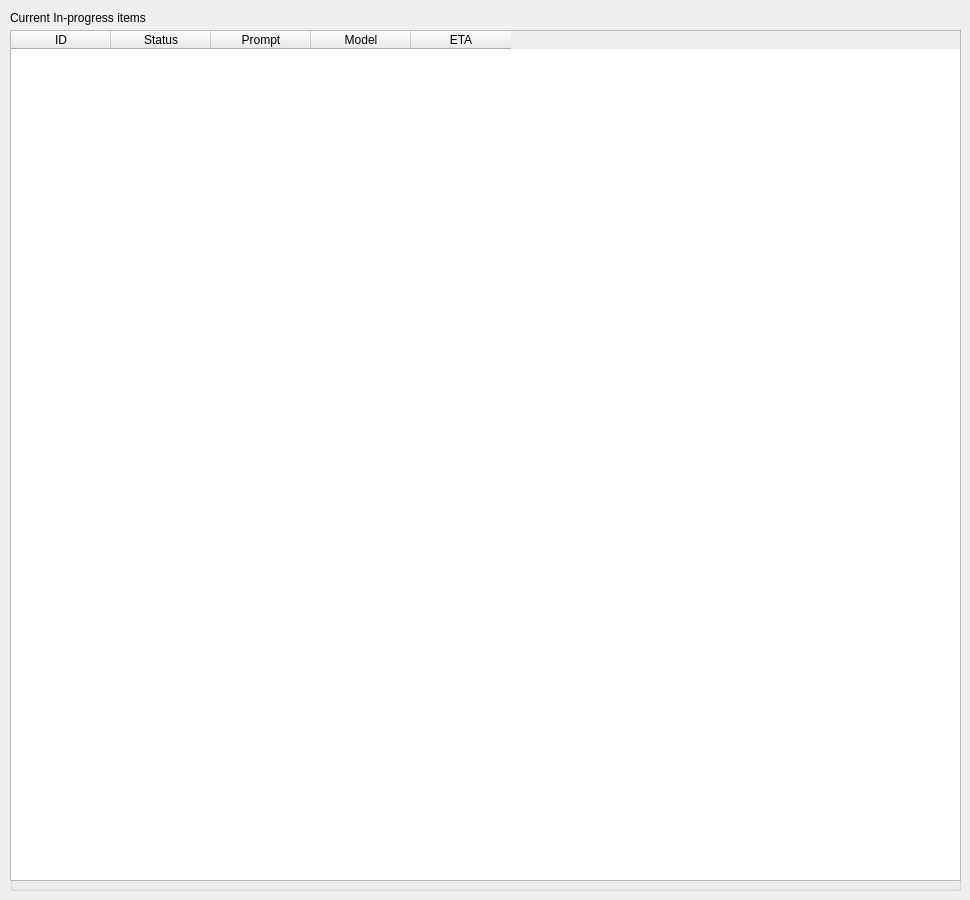
      <widget class="QWidget" name="curr_items_tab">
       <property name="sizePolicy">
        <sizepolicy hsizetype="Expanding" vsizetype="Expanding">
         <horstretch>0</horstretch>
         <verstretch>0</verstretch>
        </sizepolicy>
       </property>
       <attribute name="icon">
        <iconset theme="QIcon::ThemeIcon::DocumentProperties"/>
       </attribute>
       <attribute name="title">
        <string>Current Items</string>
       </attribute>
       <widget class="QGroupBox" name="groupBox_2">
        <property name="geometry">
         <rect>
          <x>10</x>
          <y>30</y>
          <width>951</width>
          <height>861</height>
         </rect>
        </property>
        <property name="sizePolicy">
         <sizepolicy hsizetype="Expanding" vsizetype="Expanding">
          <horstretch>0</horstretch>
          <verstretch>0</verstretch>
         </sizepolicy>
        </property>
        <property name="title">
         <string/>
        </property>
        <widget class="QTableWidget" name="inProgressItemsTable">
         <property name="geometry">
          <rect>
           <x>0</x>
           <y>0</y>
           <width>951</width>
           <height>851</height>
          </rect>
         </property>
         <property name="sizePolicy">
          <sizepolicy hsizetype="MinimumExpanding" vsizetype="Expanding">
           <horstretch>0</horstretch>
           <verstretch>0</verstretch>
          </sizepolicy>
         </property>
         <column>
          <property name="text">
           <string>ID</string>
          </property>
         </column>
         <column>
          <property name="text">
           <string>Status</string>
          </property>
         </column>
         <column>
          <property name="text">
           <string>Prompt</string>
          </property>
         </column>
         <column>
          <property name="text">
           <string>Model</string>
          </property>
         </column>
         <column>
          <property name="text">
           <string>ETA</string>
          </property>
         </column>
        </widget>
       </widget>
       <widget class="QLabel" name="label_4">
        <property name="geometry">
         <rect>
          <x>10</x>
          <y>10</y>
          <width>211</width>
          <height>16</height>
         </rect>
        </property>
        <property name="text">
         <string>Current In-progress items</string>
        </property>
       </widget>
      </widget>
